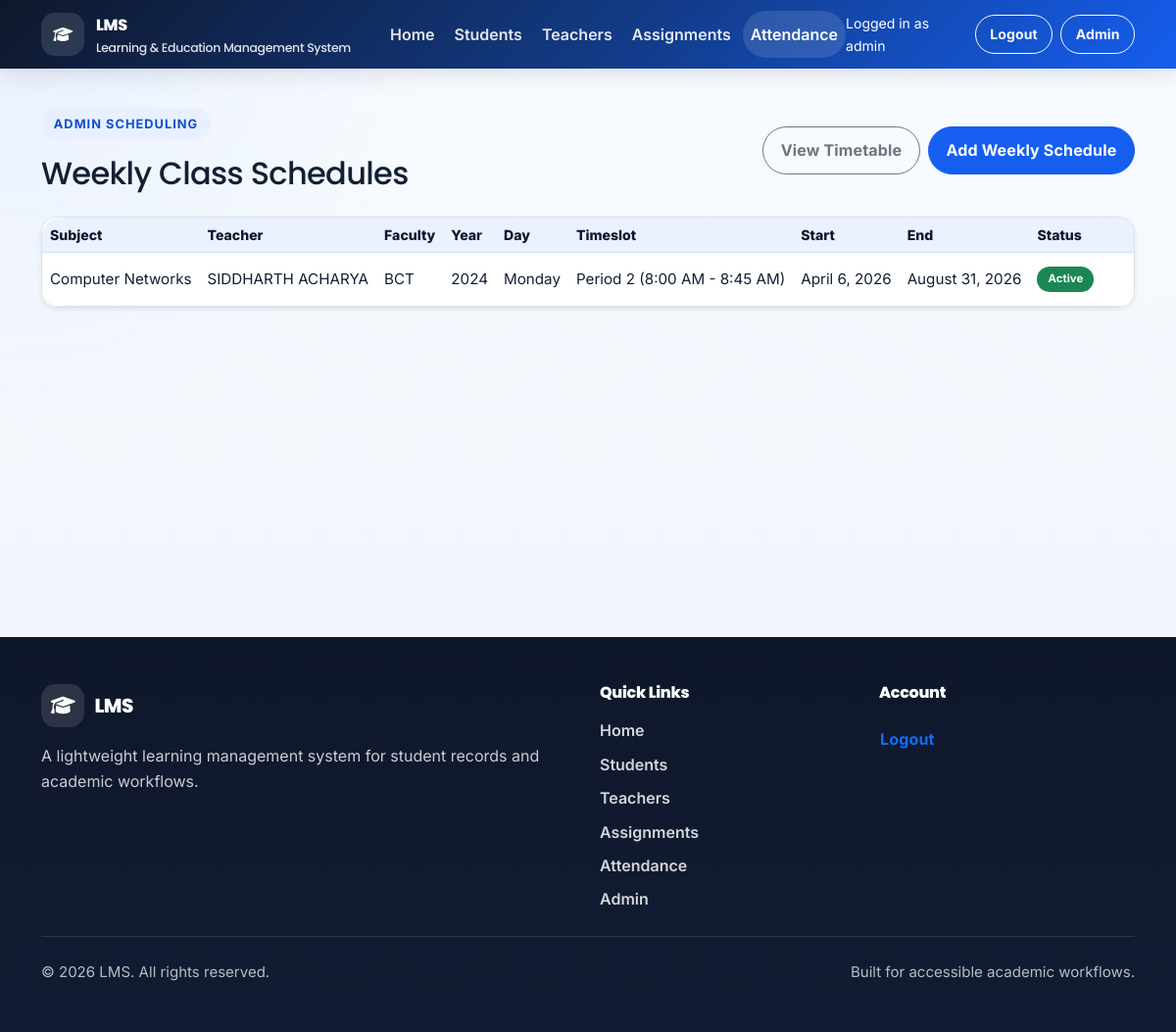
The page /attendances/weekly-schedules/ (signed in) on the database as committed earlier.
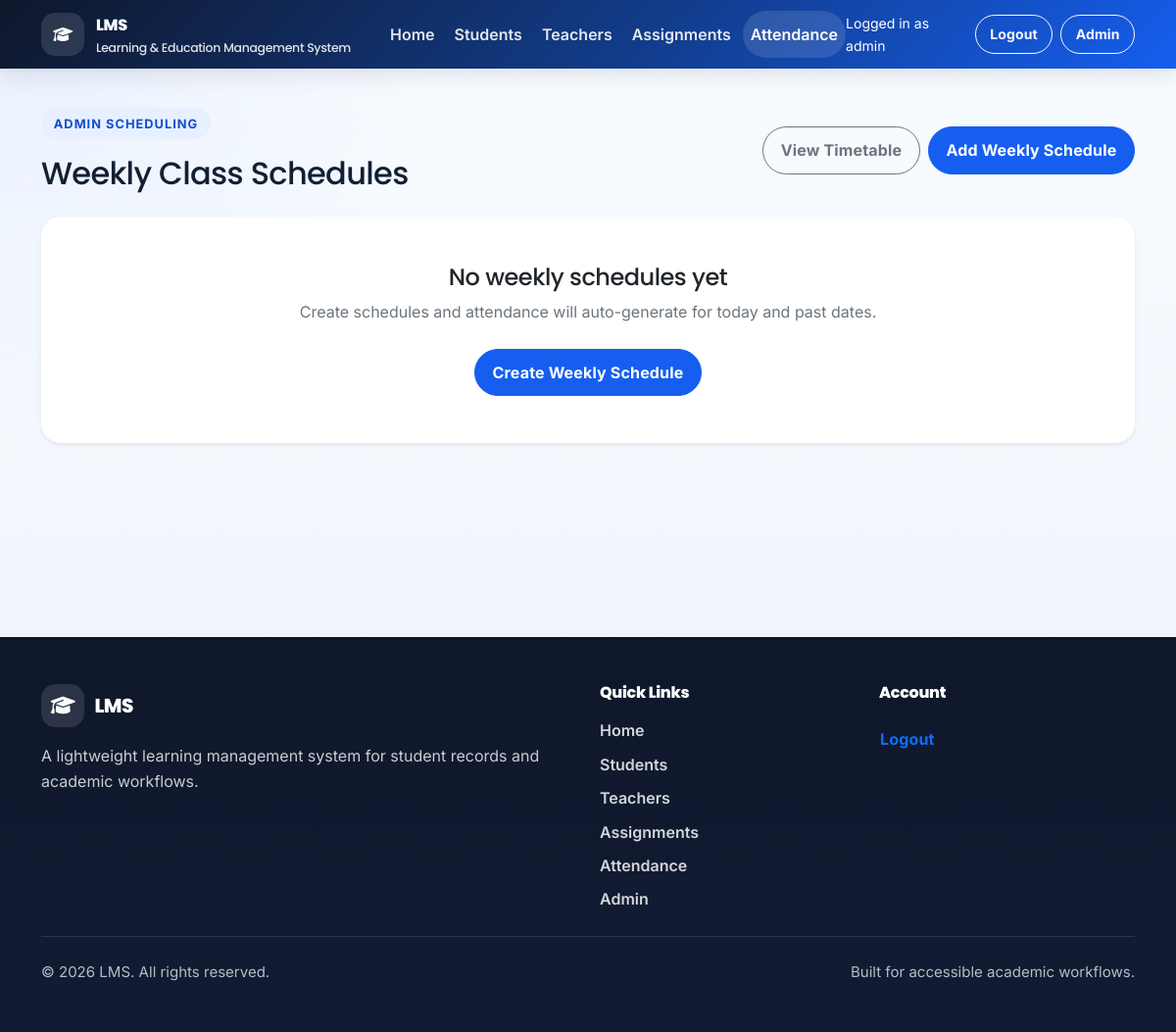
The same page on the database as committed later.
### attendance/models.py (models this page shows, shortened)
class WeeklyClassSchedule(models.Model):
    title = models.CharField(max_length=200, blank=True, default='')
    subject = models.ForeignKey(
        Subject,
        on_delete=models.SET_NULL,
        null=True,
        blank=True,
        default=None,
        related_name='weekly_schedules',
    )
    teacher = models.ForeignKey(
        Teacher,
        on_delete=models.SET_NULL,
        null=True,
        blank=True,
        default=None,
        related_name='weekly_schedules',
    )
    faculty = models.ForeignKey(
        Faculty,
        on_delete=models.SET_NULL,
        null=True,
        blank=True,
        default=None,
        related_name='weekly_schedules',
    )
    enrollment_batch = models.ForeignKey(
        EnrollmentYear,
        on_delete=models.SET_NULL,
        null=True,
        blank=True,
        default=None,
        related_name='weekly_schedules',
    )
    day_of_week = models.CharField(max_length=15, choices=DAY_CHOICES)
    timeslot = models.ForeignKey(
        TimeSlot,
        on_delete=models.SET_NULL,
        null=True,
        blank=True,
        default=None,
        related_name='weekly_schedules',
    )
    start_date = models.DateField()
    end_date = models.DateField(null=True, blank=True, default=None)
    note = models.TextField(null=True, blank=True, default=None)
    is_active = models.BooleanField(default=True)
    created_at = models.DateTimeField(auto_now_add=True)
    class Meta:
        ordering = ['faculty__name', 'enrollment_batch__year', 'day_of_week', 'timeslot__display_order', 'timeslot__start_time']
        constraints = [
            models.UniqueConstraint(
                fields=['subject', 'faculty', 'enrollment_batch', 'day_of_week', 'timeslot'],
                condition=Q(
                    subject__isnull=False,
                    faculty__isnull=False,
                    enrollment_batch__isnull=False,
                    timeslot__isnull=False,
                ),
                name='unique_weekly_schedule_subject_faculty_year_day_slot',
            ),
        ]

class TimeSlot(models.Model):
    label = models.CharField(max_length=100, blank=True, default='')
    start_time = models.TimeField()
    end_time = models.TimeField()
    is_break = models.BooleanField(default=False)
    display_order = models.PositiveSmallIntegerField(default=0)
    class Meta:
        ordering = ['display_order', 'start_time', 'id']
        constraints = [
            models.UniqueConstraint(fields=['start_time', 'end_time'], name='unique_timeslot_time_range'),
        ]
    @property
    def display_label(self):
        time_range = f'{self.start_time.strftime("%I:%M %p").lstrip("0")} - {self.end_time.strftime("%I:%M %p").lstrip("0")}'
        return f'{self.label} ({time_range})' if self.label else time_range

### student/models.py (models this page shows)
class Subject(models.Model):
    name = models.CharField(max_length=150, unique=True)
    code = models.CharField(max_length=30, unique=True, null=True, blank=True, default=None)
    abbreviation = models.CharField(max_length=20, unique=True, null=True, blank=True, default=None)
    faculty = models.ForeignKey(
        Faculty,
        on_delete=models.SET_NULL,
        null=True,
        blank=True,
        default=None,
        related_name='subjects',
    )
    def __str__(self):
        return f"{self.name} ({self.abbreviation})" if self.abbreviation else self.name

class Faculty(models.Model):
    name = models.CharField(max_length=150, unique=True)
    objects = FacultyManager()
    def __str__(self):
        return self.name

class EnrollmentYear(models.Model):
    year = models.PositiveIntegerField(unique=True)
    def __str__(self):
        return str(self.year)

### teacher/models.py (models this page shows)
class Teacher(models.Model):
    user = models.OneToOneField(
        User,
        on_delete=models.CASCADE,
        null=True,
        blank=True,
        default=None,
        related_name='teacher_profile',
    )
    name = models.CharField(max_length=100)
    employee_id = models.CharField(
        max_length=20, unique=True, null=True, blank=True, default=None
    )
    department = models.CharField(max_length=150, null=True, blank=True, default=None)
    qualification = models.CharField(max_length=150, null=True, blank=True, default=None)
    experience_years = models.IntegerField(null=True, blank=True, default=None)
    faculties = models.ManyToManyField(
        Faculty,
        blank=True,
        related_name='teachers',
    )
    email = models.EmailField(unique=True, null=True, blank=True, default=None)
    dp = models.ImageField(upload_to='teacher_dp/', null=True, blank=True, default=None)
    address = models.TextField(null=True, blank=True, default=None)
    joining_date = models.DateField(auto_now_add=True)
    is_first_login = models.BooleanField(default=True)
    def __str__(self):
        return self.name

### attendance/views.py (the view)
# urls.py: path('weekly-schedules/', WeeklyScheduleListView.as_view(), name='weekly-schedule-list'),
class WeeklyScheduleListView(LoginRequiredMixin, AdminOnlyMixin, ListView):
    model = WeeklyClassSchedule
    template_name = 'attendance/weekly_schedule_list.html'
    context_object_name = 'schedules'
    def get_queryset(self):
        return WeeklyClassSchedule.objects.select_related(
            'subject', 'teacher', 'faculty', 'enrollment_batch', 'timeslot'
        ).order_by('faculty__name', 'enrollment_batch__year', 'day_of_week', 'timeslot__display_order', 'timeslot__start_time')

### LMS/context_processors.py (called while the page is built)
def role_flags(request):
    user = request.user
    student_profile = get_student_profile(user)
    teacher_profile = get_teacher_profile(user)
    admin_user = is_admin_user(user)
    return {
        'has_student_profile': bool(student_profile),
        'has_teacher_profile': bool(teacher_profile),
        'is_admin': admin_user,
        'logged_in_name': get_logged_in_name(user),
        'current_student': student_profile,
        'current_teacher': teacher_profile,
        'can_manage_academic_records': can_manage_academic_records(user),
        'is_student_user': bool(student_profile),
        'is_teacher_user': bool(teacher_profile),
        'is_admin_like_user': admin_user,
        'current_user_display_name': get_logged_in_name(user),
    }

### LMS/roles.py (called while the page is built)
def get_student_profile(user):
    if not user or isinstance(user, AnonymousUser):
        return None
    return getattr(user, 'student_profile', None)

def get_teacher_profile(user):
    if not user or isinstance(user, AnonymousUser):
        return None
    return getattr(user, 'teacher_profile', None)

def is_admin_user(user):
    return bool(user and user.is_authenticated and (user.is_staff or user.is_superuser))

def get_logged_in_name(user):
    if not user or not user.is_authenticated:
        return ''
    student = get_student_profile(user)
    if student and student.name:
        return student.name.split()[0]
    teacher = get_teacher_profile(user)
    if teacher and teacher.name:
        return teacher.name.split()[0]
    if user.first_name:
        return user.first_name.split()[0]
    return user.username

def can_manage_academic_records(user):
    return bool(get_teacher_profile(user) or is_admin_user(user))

### attendance/views.py (called while the page is built)
    def test_func(self):
        return is_admin_user(self.request.user)

### LMS/templates/attendance/weekly_schedule_list.html (shortened to what this page needs)
{% extends 'base.html' %}
{% block content %}
<section class="container py-4">
	<div class="d-flex flex-wrap justify-content-between align-items-center gap-3 mb-4">
		<div>
			<span class="eyebrow">Admin Scheduling</span>
			<h1 class="h2 mb-0">Weekly Class Schedules</h1>
		</div>
		<div class="d-flex flex-wrap gap-2">
			<a class="btn btn-outline-secondary" href="{% url 'attendance:attendance-timetable' %}">View Timetable</a>
			<a class="btn btn-primary" href="{% url 'attendance:weekly-schedule-create' %}">Add Weekly Schedule</a>
		</div>
	</div>
	{% if schedules %}
	<div class="table-responsive shadow-sm rounded-4 overflow-hidden bg-white border">
		<table class="table table-compact align-middle mb-0">
			<thead class="table-light">
				<tr>
					<th>Subject</th>
					<th>Teacher</th>
					<th>Faculty</th>
					<th>Year</th>
					<th>Day</th>
					<th>Timeslot</th>
					<th>Start</th>
					<th>End</th>
					<th>Status</th>
					<th class="text-end">Actions</th>
				</tr>
			</thead>
			<tbody>
				{% for schedule in schedules %}
				<tr>
					<td>{{ schedule.subject|default:"-" }}</td>
					<td>{{ schedule.teacher|default:"-" }}</td>
					<td>{{ schedule.faculty|default:"-" }}</td>
					<td>{{ schedule.enrollment_batch|default:"-" }}</td>
					<td>{{ schedule.get_day_of_week_display }}</td>
					<td>{{ schedule.timeslot.display_label|default:"-" }}</td>
					<td>{{ schedule.start_date|date:"F j, Y" }}</td>
					<td>{{ schedule.end_date|date:"F j, Y"|default:"-" }}</td>
					<td>
						{% if schedule.is_active %}
						<span class="badge text-bg-success">Active</span>
						{% else %}
						<span class="badge text-bg-secondary">Inactive</span>
						{% endif %}
					</td>
					<td class="text-end">
					</td>
				</tr>
				{% endfor %}
			</tbody>
		</table>
	</div>
	{% else %}
	<div class="empty-state card border-0 shadow-sm">
		<div class="card-body p-5 text-center">
			<h2 class="h4">No weekly schedules yet</h2>
			<p class="text-secondary mb-4">Create schedules and attendance will auto-generate for today and past dates.</p>
			<a class="btn btn-primary" href="{% url 'attendance:weekly-schedule-create' %}">Create Weekly Schedule</a>
		</div>
	</div>
	{% endif %}
</section>
{% endblock %}

### LMS/templates/base.html (shortened to what this page needs)
<!DOCTYPE html>
<html lang="en">
<head>
	{% load static %}
	<link href="https://cdn.jsdelivr.net/npm/bootstrap@5.3.7/dist/css/bootstrap.min.css" rel="stylesheet"
>
	<link rel="stylesheet" href="https://cdn.jsdelivr.net/npm/bootstrap-icons@1.11.3/font/bootstrap-icons.min.css">
	<link rel="stylesheet" href="https://cdnjs.cloudflare.com/ajax/libs/font-awesome/6.7.2/css/all.min.css"
 />
	<link rel="stylesheet" href="{% static 'css/styles.css' %}">
	<link rel="stylesheet" href="{% static 'css/lms-overrides.css' %}">
</head>
<body class="d-flex flex-column min-vh-100">
	<header class="site-header">
		<nav class="navbar navbar-expand-lg navbar-dark">
			<div class="container">
				<a class="navbar-brand" href="{% url 'home' %}" aria-label="LMS home">
					<span class="brand-icon" aria-hidden="true"><i class="fa-solid fa-graduation-cap"></i></span>
					<span class="brand-copy">
						<span class="brand-title">LMS</span>
						<span class="brand-subtitle">Learning & Education Management System</span>
					</span>
				</a>
				<div class="collapse navbar-collapse" id="primaryNav">
					{% with current_url_name=request.resolver_match.url_name current_namespace=request.resolver_match.namespace %}
					<ul class="navbar-nav me-auto mb-2 mb-lg-0 gap-lg-1">
						<li class="nav-item">
							<a class="nav-link {% if current_url_name == 'home' and not current_namespace %}active{% endif %}" href="{% url 'home' %}"
								{% if current_url_name == 'home' and not current_namespace %}aria-current="page"{% endif %}>Home</a>
						</li>
						{% if is_admin_like_user or has_teacher_profile %}
						<li class="nav-item">
							<a class="nav-link {% if current_namespace == 'student' %}active{% endif %}"
								href="{% url 'student:student-list' %}"
								{% if current_namespace == 'student' %}aria-current="page"{% endif %}>Students</a>
						</li>
						{% endif %}
						{% if is_admin_like_user %}
						<li class="nav-item">
							<a class="nav-link {% if current_namespace == 'teacher' %}active{% endif %}"
								href="{% url 'teacher:teacher-list' %}"
								{% if current_namespace == 'teacher' %}aria-current="page"{% endif %}>Teachers</a>
						</li>
						{% endif %}
						<li class="nav-item">
							<a class="nav-link {% if current_namespace == 'assignment' %}active{% endif %}"
								href="{% url 'assignment:assignment-list' %}"
								{% if current_namespace == 'assignment' %}aria-current="page"{% endif %}>Assignments</a>
						</li>
						<li class="nav-item">
							<a class="nav-link {% if current_namespace == 'attendance' %}active{% endif %}"
								href="{% url 'attendance:attendance-list' %}"
								{% if current_namespace == 'attendance' %}aria-current="page"{% endif %}>Attendance</a>
						</li>
					</ul>
					{% endwith %}
					<ul class="navbar-nav ms-auto align-items-lg-center gap-lg-2">
						{% if request.user.is_authenticated %}
						<li class="nav-item text-white small me-lg-2">
							Logged in as {{ current_user_display_name }}
						</li>
						<li class="nav-item">
							<form method="post" action="{% url 'logout' %}" class="d-inline">
								<button type="submit" class="btn btn-outline-light btn-sm">Logout</button>
							</form>
						</li>
						{% else %}
						<li class="nav-item">
							<a class="btn btn-outline-light btn-sm" href="{% url 'login' %}">Login</a>
						</li>
						{% endif %}
						{% if request.user.is_staff or request.user.is_superuser %}
						<li class="nav-item">
							<a class="btn btn-outline-light btn-sm" href="{% url 'admin:index' %}">Admin</a>
						</li>
						{% endif %}
					</ul>
				</div>
			</div>
		</nav>
	</header>
	<main id="main-content" class="flex-grow-1">
		<div class="container pt-3">
		</div>
		{% block content %}{% endblock %}
	</main>
	<footer class="site-footer mt-auto">
		<div class="container py-5">
			<div class="row g-4">
				<div class="col-lg-6">
					<h2 class="footer-brand mb-3">
						<span class="brand-icon" aria-hidden="true"><i class="fa-solid fa-graduation-cap"></i></span>
						LMS
					</h2>
					<p class="footer-copy mb-0">
						A lightweight learning management system for student records and academic workflows.
					</p>
				</div>
				<div class="col-lg-3 col-md-6">
					<h3 class="footer-heading">Quick Links</h3>
					<ul class="footer-links list-unstyled mb-0">
						<li><a href="{% url 'home' %}">Home</a></li>
						{% if is_admin_like_user or has_teacher_profile %}
						<li><a href="{% url 'student:student-list' %}">Students</a></li>
						{% endif %}
						{% if is_admin_like_user %}
						<li><a href="{% url 'teacher:teacher-list' %}">Teachers</a></li>
						{% endif %}
						<li><a href="{% url 'assignment:assignment-list' %}">Assignments</a></li>
						<li><a href="{% url 'attendance:attendance-list' %}">Attendance</a></li>
						{% if is_admin_like_user %}
						<li><a href="{% url 'admin:index' %}">Admin</a></li>
						{% endif %}
					</ul>
				</div>
				<div class="col-lg-3 col-md-6">
					<h3 class="footer-heading">Account</h3>
					<ul class="footer-links list-unstyled mb-0">
						{% if request.user.is_authenticated %}
						<li>
							<form method="post" action="{% url 'logout' %}" class="d-inline">
								<button type="submit" class="btn btn-link p-0 text-decoration-none">Logout</button>
							</form>
						</li>
						{% else %}
						<li><a href="{% url 'login' %}">Login</a></li>
						{% endif %}
					</ul>
				</div>
			</div>
			<div class="footer-divider my-4"></div>
			<div class="d-flex flex-column flex-md-row justify-content-between align-items-center gap-2">
				<p class="footer-note mb-0">&copy; {% now "Y" %} LMS. All rights reserved.</p>
				<p class="footer-note mb-0">Built for accessible academic workflows.</p>
			</div>
		</div>
	</footer>
</body>
</html>

### static/css/lms-overrides.css (style rules this page uses)
.eyebrow { display: inline-flex; align-items: center; gap: 0.5rem; padding: 0.35rem 0.8rem; margin-bottom: 1rem; border-radius: 999px; font-size: 0.8rem; font-weight: 700; letter-spacing: 0.08em; text-transform: uppercase; background: var(--color-primary-soft); color: var(--color-primary-hover); }
.hero-card, .empty-state, .profile-pane { border-radius: 1.25rem; }

Rows that differ between the two databases and show on the page:
removed WeeklyClassSchedule: subject "Computer Networks", teacher "SIDDHARTH ACHARYA", faculty "BCT", enrollment_batch "2024", day_of_week "Monday", timeslot.display_label "Period 2 (8:00 AM - 8:45 AM)", start_date "April 6, 2026", end_date "August 31, 2026", is_active "Active"
Other text that changed with them:
text no longer shown: "Subject Teacher Faculty Year Day Timeslot Start End Status"
text now shown: "No weekly schedules yet Create schedules and attendance will auto-generate for today and past dates. Create Weekly Schedule"
